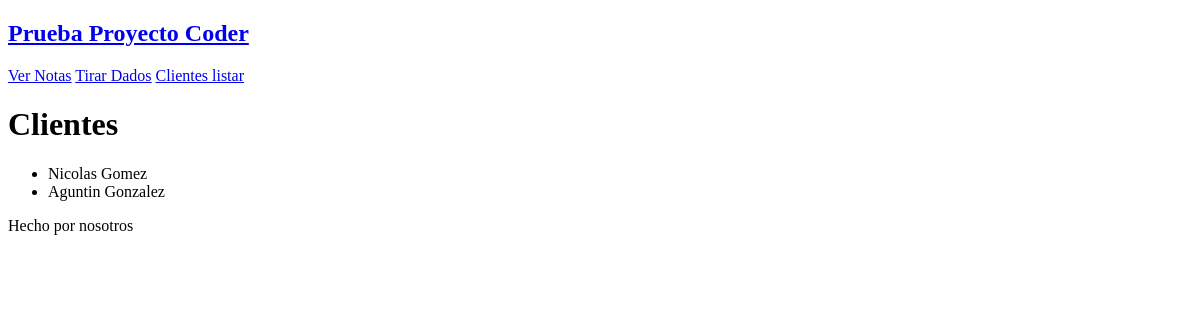
Page /clientes/ on the earlier database version.
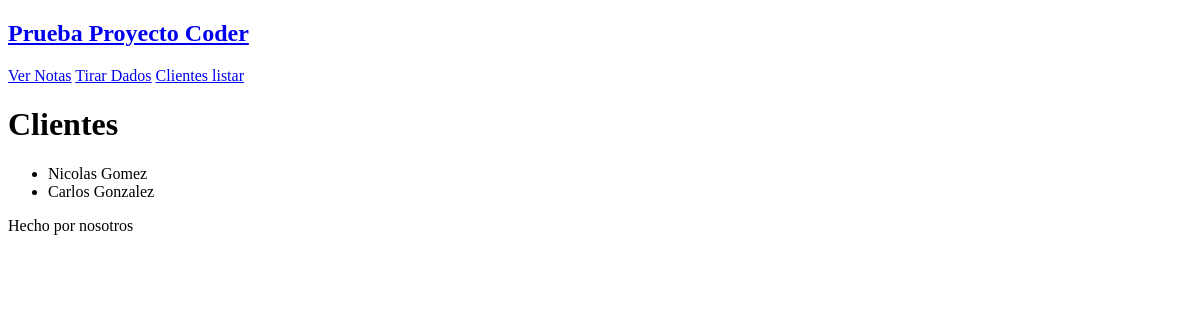
Same page on the later database version.
### prueba/models.py (models this page shows, shortened)
class Cliente(models.Model):
    nombre = models.CharField(max_length=100)
    apellido = models.CharField(max_length=100)
    pais_origen = models.ForeignKey(
        Pais,
        on_delete=models.SET_NULL,
        null=True,
        blank=True,
        verbose_name="Pais de origen"
    )
    class Meta:
        verbose_name_plural = "Clientes"

### prueba/views.py (the view)
# urls.py: path("clientes/", clientes_listar, name="clientes_listar"),
def clientes_listar(request):
    clientes = models.Cliente.objects.all()
    return render(render, "prueba/clientes.html", context={"clientes": clientes})

### prueba/templates/prueba/clientes.html
{% extends 'prueba/base.html' %}
{% block contenido %}
<h1>Clientes</h1>
<ul>
    {% for cliente in clientes %}
    <li>{{cliente.nombre }} {{cliente.apellido }}</li>
    {% endfor %}
</ul>
{% endblock contenido %}

### prueba/templates/prueba/base.html (shortened to what this page needs)
<!DOCTYPE html>
<html lang="es">
<head>
</head>
<body>
    {% include 'componentes/navbar.html' %}
    {% block contenido %}
    {% endblock contenido %}
    {% include 'componentes/footer.html' %}
</body>
</html>

### prueba/templates/componentes/navbar.html
<nav>
    <a href="{% url 'index' %}">
        <h1>Prueba Proyecto Coder</h1>
    </a>
    <a href="{% url 'notas' %}"> Ver Notas</a>
    <a href="{% url 'dados' %}"> Tirar Dados</a>
    <a href="{% url 'clientes_listar' %}"> Clientes listar</a>
</nav>

### prueba/templates/componentes/footer.html
<footer>
    <p>Hecho por nosotros</p>
</footer>

Differences in the rows shown:
changed Cliente "Gonzalez": nombre "Aguntin" → "Carlos"
